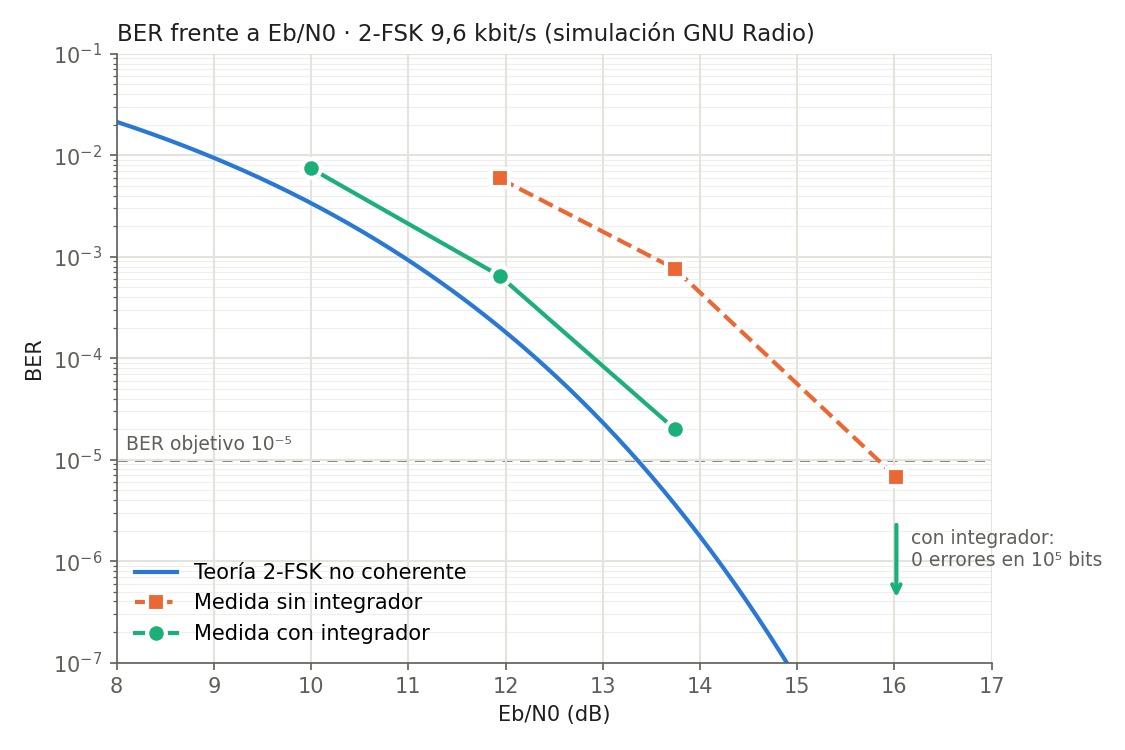

Recreate this plot in Python.
"""
Curva de BER frente a Eb/N0 de la simulación 2-FSK (ground/gnuradio/02_fsk_ber.grc).

Compara la teoría de 2-FSK no coherente con las medidas del receptor simulado
con y sin integrador (filtro adaptado), y calcula las pérdidas de implementación.
Uso:  python curva_ber.py   -> imprime la tabla y guarda curva_ber.png
"""
import math
import numpy as np
import matplotlib.pyplot as plt

FS, RB = 96_000, 9_600            # muestreo y velocidad binaria de la simulación

def ebn0_db(ruido):                # potencia de señal 1, potencia de ruido = amplitud^2
    return 10 * math.log10((FS / RB) / ruido**2)

def ber_teorica(ebn0):             # 2-FSK no coherente: Pb = 1/2 exp(-Eb/N0 / 2)
    return 0.5 * np.exp(-10 ** (np.asarray(ebn0) / 10) / 2)

def ebn0_necesario(ber):           # inversa de la fórmula anterior
    return 10 * math.log10(2 * math.log(1 / (2 * ber)))

# Medidas (100 000 bits por punto). 0 = ningún error en la ventana de medida.
con_integrador = {0.50: 0.0, 0.65: 2.0e-5, 0.80: 6.5e-4, 1.00: 7.4e-3}   # Alejandro, 5 oct 2026
sin_integrador = {0.50: 6.7e-6, 0.65: 7.6e-4, 0.80: 5.9e-3}             # flujo 01 (muestra única)

def tabla(nombre, datos):
    print(f"\n{nombre}")
    print(f"{'ruido':>6} {'Eb/N0':>7} {'BER medida':>11} {'BER teórica':>12} {'pérdida':>8}")
    perdidas = []
    for r, ber in datos.items():
        e = ebn0_db(r)
        if ber > 0:
            p = e - ebn0_necesario(ber)
            perdidas.append(p)
            print(f"{r:6.2f} {e:7.1f} {ber:11.1e} {ber_teorica(e):12.1e} {p:7.1f} dB")
        else:
            print(f"{r:6.2f} {e:7.1f} {'< 1e-5':>11} {ber_teorica(e):12.1e} {'–':>8}")
    print(f"Pérdida de implementación media: {np.mean(perdidas):.1f} dB")

tabla("Con integrador (filtro adaptado)", con_integrador)
tabla("Sin integrador (una muestra por bit)", sin_integrador)

# ---- gráfica ----
AZUL, NARANJA, VERDE = "#2a78d6", "#eb6834", "#1baf7a"
TINTA, TINTA2, REJILLA = "#1f1f1e", "#5f5e58", "#e4e3dc"
plt.rcParams.update({"font.family": "DejaVu Sans", "font.size": 10, "axes.edgecolor": TINTA2,
                     "axes.labelcolor": TINTA, "xtick.color": TINTA2, "ytick.color": TINTA2})
fig, ax = plt.subplots(figsize=(7.5, 5))
x = np.linspace(8, 17, 300)
ax.semilogy(x, ber_teorica(x), color=AZUL, lw=2, label="Teoría 2-FSK no coherente", zorder=2)

def puntos(datos, color, marcador, etiqueta):
    xs = [ebn0_db(r) for r, b in datos.items() if b > 0]
    ys = [b for b in datos.values() if b > 0]
    ax.semilogy(xs, ys, marcador, color=color, ms=9, lw=2, label=etiqueta,
                markeredgecolor="white", markeredgewidth=2, zorder=3)

puntos(sin_integrador, NARANJA, "s--", "Medida sin integrador")
puntos(con_integrador, VERDE, "o-", "Medida con integrador")
# punto sin errores: cota superior
e0 = ebn0_db(0.50)
ax.annotate("", xy=(e0, 4e-7), xytext=(e0, 2.5e-6),
            arrowprops=dict(arrowstyle="->", color=VERDE, lw=2))
ax.text(e0 + 0.15, 9e-7, "con integrador:\n0 errores en 10⁵ bits", color=TINTA2, fontsize=9)

ax.axhline(1e-5, color=TINTA2, lw=1.2, ls=(0, (4, 3)), zorder=1)
ax.text(8.1, 1.25e-5, "BER objetivo 10⁻⁵", color=TINTA2, fontsize=9)
ax.set_xlim(8, 17); ax.set_ylim(1e-7, 1e-1)
ax.set_xlabel("Eb/N0 (dB)"); ax.set_ylabel("BER")
ax.set_title("BER frente a Eb/N0 · 2-FSK 9,6 kbit/s (simulación GNU Radio)", color=TINTA, fontsize=11, loc="left")
ax.grid(True, which="major", color=REJILLA, lw=1); ax.grid(True, which="minor", color=REJILLA, lw=0.5, alpha=0.6)
for s in ("top", "right"): ax.spines[s].set_visible(False)
ax.legend(frameon=False, loc="lower left")
fig.tight_layout(); fig.savefig("curva_ber.png", dpi=150)
print("\nGráfica guardada en curva_ber.png")
